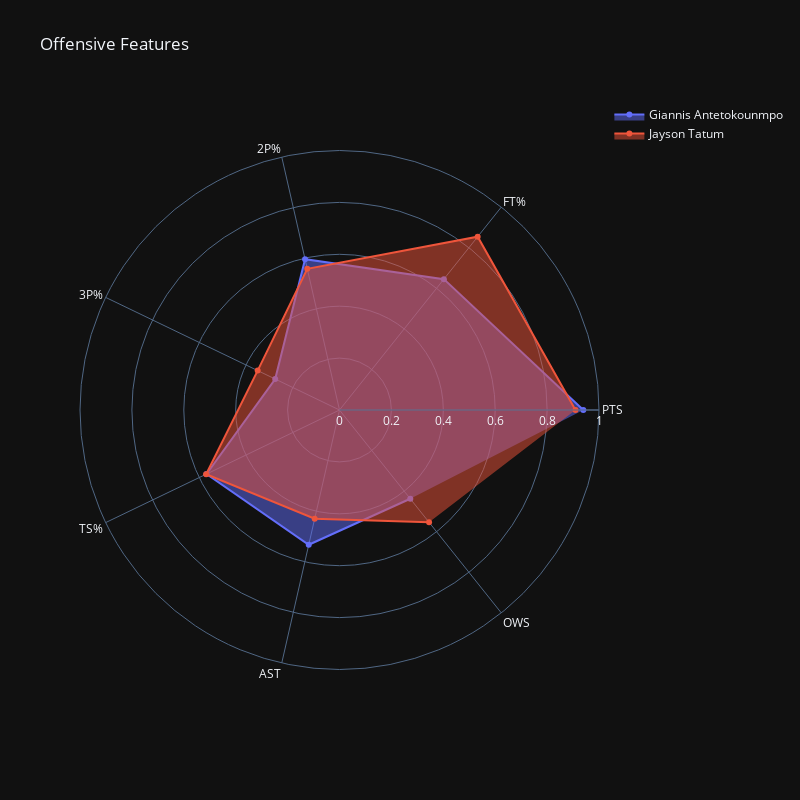

The cell this chart's notebook holds for it:
### Code cell
plt.rcParams['figure.figsize'] = [8, 8]

fig = go.Figure()

fig.add_trace(go.Scatterpolar(
      r=auxA[playerA],
      theta=offensive_features,
      fill='toself',
      name=playerA
))

fig.add_trace(go.Scatterpolar(
      r=auxB[playerB],
      theta=offensive_features,
      fill='toself',
      name=playerB
))

fig.update_layout(
  polar=dict(
    radialaxis=dict(
      visible=True,
      range=[0, 1]
    )),
  showlegend=True,
  width=800, height=800,
  template="plotly_dark",
  title = 'Offensive Features'
)

fig.show()

### Figure 1 — Plotly figure (JSON) as saved in the notebook; plotly's stock layout.template omitted (floating-point values rounded to 4 significant figures)
{"data": [{"fill": "toself", "name": "Giannis Antetokounmpo", "r": [0.9396, 0.645, 0.596, 0.275, 0.5686, 0.5327, 0.4375], "theta": ["PTS", "FT%", "2P%", "3P%", "TS%", "AST", "OWS"], "type": "scatterpolar"}, {"fill": "toself", "name": "Jayson Tatum", "r": [0.9094, 0.854, 0.558, 0.35, 0.5705, 0.4299, 0.5536], "theta": ["PTS", "FT%", "2P%", "3P%", "TS%", "AST", "OWS"], "type": "scatterpolar"}], "layout": {"height": 800, "polar": {"radialaxis": {"range": [0, 1], "visible": true}}, "showlegend": true, "title": {"text": "Offensive Features"}, "width": 800}}
